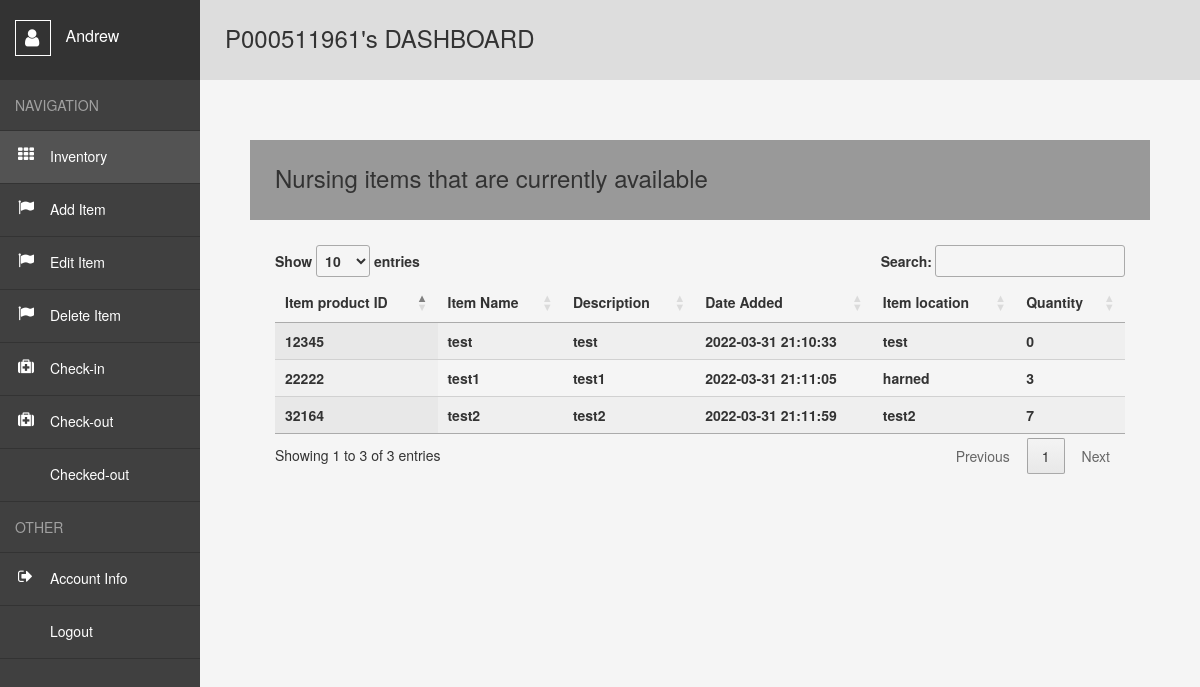
Page /user (signed in) on the earlier database version.
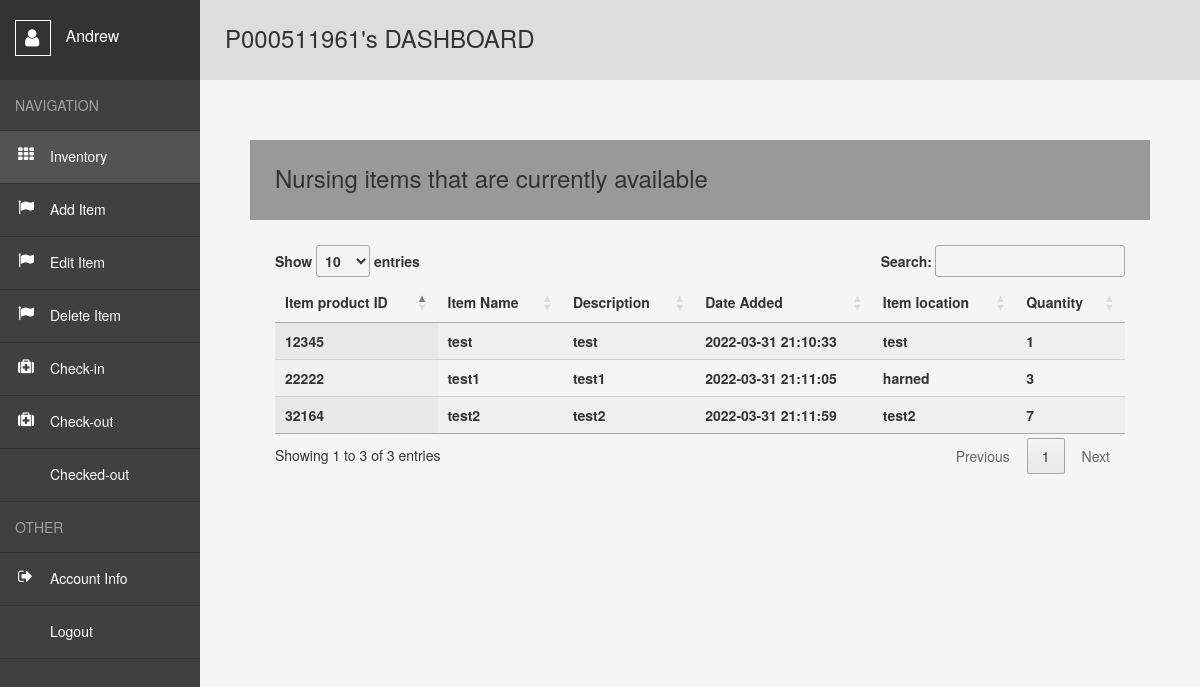
Same page on the later database version.
### website/models.py (models this page shows)
class Inventory(db.Model):
    id = db.Column(db.Integer, primary_key=True)
    product_id = db.Column(db.Integer(), unique=True)
    product_name = db.Column(db.String(26))
    date_added = db.Column(db.DateTime(timezone=True), default=func.now())
    desc=db.Column(db.String(200))
    i_loc=db.Column(db.String(200))
    quantity= db.Column(db.Integer)
    group= db.Column(db.String(26))
    subgroup=db.Column(db.String(26))
    Creator = db.Column(db.Integer, db.ForeignKey('user.id', ondelete="CASCADE"),nullable=False) ##foreign key relationship //id of who added it.

### website/views.py (the view)
@views.route("/user")
@login_required## needs to be logged in to be accessed
def user():
    if session.get("SCHOOL_ID", None) is not None and session.get("FNAME",None) is not None:
        items = Inventory.query.filter().all()
        return render_template("user.html",user = current_user,data = items)
    else:
        flash("You do not have access to this page! Pls, Log in!", category="error")
        return redirect(url_for('views.home'))

### website/templates/user.html (shortened to what this page needs)
<!DOCTYPE html>
<html lang="en">
<head>
    <link rel= "stylesheet" type= "text/css" href= "{{ url_for('static',filename='styles3.css') }}">
    <link rel="stylesheet" href="https://maxcdn.bootstrapcdn.com/bootstrap/3.3.6/css/bootstrap.min.css" />
    <link href='https://cdn.datatables.net/1.10.24/css/jquery.dataTables.min.css' rel='stylesheet' type='text/css'>
</head>
<body>
  {% if session['SCHOOL_ID'] and session['FNAME'] and session['LNAME'] and session['DATE'] and session['SF'] and user.is_authenticated %}
    <div class="wrapper">
        <nav>
          <header>
            <span></span>
              {{session['FNAME']}}
          </header>
          <ul>
            <li><span>Navigation</span></li>
            <li><a class="active" style="text-decoration:none" href="{{url_for('views.user')}}">Inventory</a></li>
            <li><a style="text-decoration:none" href="{{url_for('views.add')}}">Add Item</a></li>
            <li><a style="text-decoration:none" href="{{url_for('views.edit')}}">Edit Item</a></li>
            <li><a style="text-decoration:none" href="{{url_for('views.delete')}}">Delete Item</a></li>
            <li><a style="text-decoration:none" href="{{url_for('views.Check_in')}}">Check-in</a></li>
            <li><a style="text-decoration:none" href="{{url_for('views.Check_out')}}">Check-out</a></li>
            <li><a style="text-decoration:none" href="{{url_for('views.Checked')}}">Checked-out</a></li>
            <li><span>Other</span></li>
            <li><a style="text-decoration:none" href="{{url_for('views.account_info')}}">Account Info</a></li>
            <li><a style="text-decoration:none" href="{{url_for('auth.logout')}}">Logout</a></li>
          </ul>
        </nav>
        <main>
          <h1>P{{session['SCHOOL_ID']}}'s DASHBOARD</h1>
          <div class="container-fluid">
            <div class="row" style="padding:50px;">
                <p><h2>Nursing items that are currently available</h1></p>
                <div >
                    <table id='empTable' class='display dataTable' width='100%'>
                        <thead>
                        <tr>
                            <th>Item product ID</th>
                            <th>Item Name</th>
                            <th>Description</th>
                            <th>Date Added</th>
                            <th>Item location</th>
                            <th>Quantity</th>
                        </tr>
                        </thead>
                        <tbody>
                          {% for row in data %}
                          <tr>
                              <th>{{row.product_id}}</th>
                              <th>{{row.product_name}}</th>
                              <th>{{row.desc}}</th>
                              <th>{{row.date_added}}</th>
                              <th>{{row.i_loc}}</th>
                              <th>{{row.quantity}}</th>
                          </tr>
                          {% endfor %}
                        </tbody>
                    </table>
                </div>
           </div>
        </div>
        </main>
      </div>
    {% endif %}
</body>
</html>

Differences in the rows shown:
changed Inventory "test": quantity "0" → "1"
